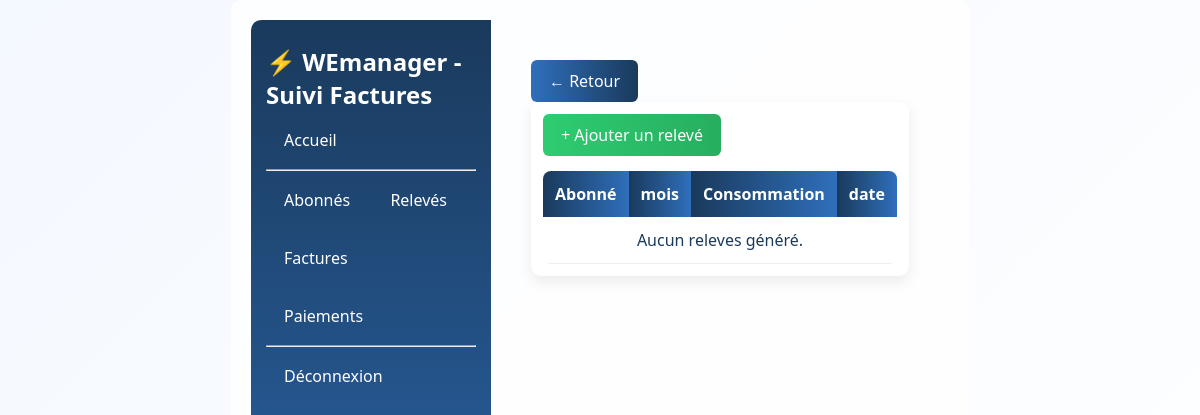
Page /releves/ (signed in) on the earlier database version.
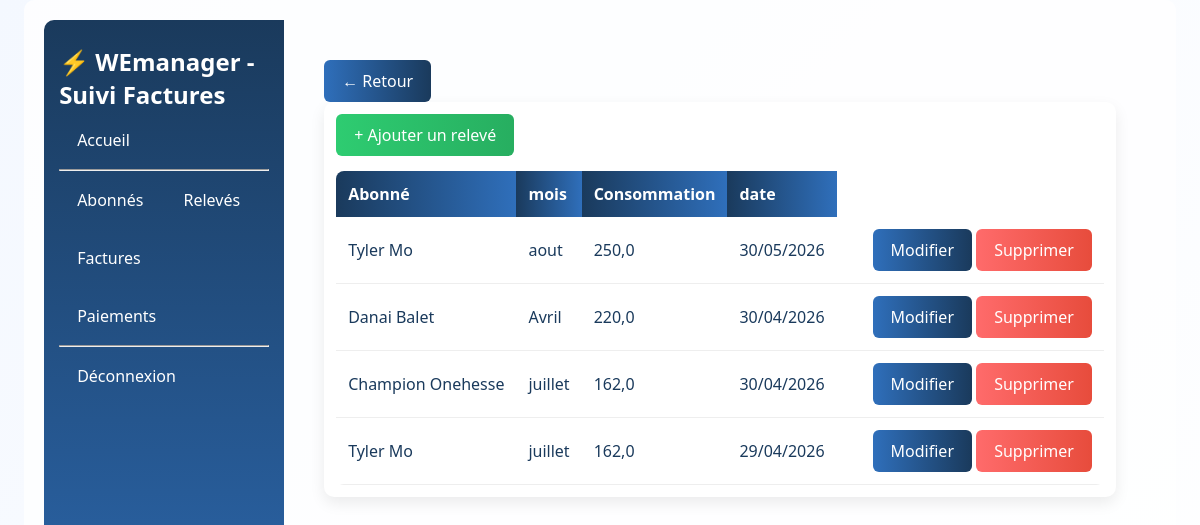
Same page on the later database version.
### WEmanager/models.py (models this page shows, shortened)
class Releve(models.Model):
    abonne = models.ForeignKey(Abonne, on_delete=models.CASCADE)
    mois = models.CharField(max_length=10)
    consommation = models.FloatField()
    date_releve = models.DateField(default=timezone.now)

class Abonne(models.Model):
    nom = models.CharField(max_length=100 )
    telephone = models.CharField(max_length=20, unique=True)
    adresse = models.CharField(max_length=200)
    numero_compteur = models.CharField(max_length=20, unique=True)
    type_abonne = models.CharField(max_length=100)

### WEmanager/views.py (the view)
# urls.py: path('releves/', views.liste_releves, name='releves'),
@login_required
def liste_releves(request):
    releves = Releve.objects.all().select_related('abonne').order_by('-date_releve')
    return render(request, 'releves.html', {'releves': releves})

### WEmanager/templates/releves.html (shortened to what this page needs)
<!DOCTYPE html>
<html lang="fr">
<head>
    {% load static %}
    <link rel="stylesheet" href="{% static 'css/WEmanagerstyle.css' %}">
</head>
<body>
    <div class="contain">
        <nav class="navbar">
            <div class="menu">
            {% if user.is_authenticated %}
                <div class="logo"><h2 style="color: white;">⚡ WEmanager - Suivi Factures</h2></div>
                <a href="{% url 'home' %}">Accueil</a>
            <hr>
                <a href="{%url 'abonnes' %}">Abonnés</a>
                <a href="{%url 'releves' %}">Relevés</a>
                <a href="{%url 'factures' %}">Factures</a>
                <a href="{%url 'paiement' %}">Paiements</a>
                <hr>
                <a href="{% url 'logout' %}">Déconnexion</a>
                {% else %}
                <div class="logo"><h2 style="color: white;">⚡ WEmanager - Suivi Factures</h2></div>
                <a href="{% url 'home' %}">Accueil</a>
            <hr>
                <a href="{% url 'login' %}">Connexion</a>
                <a href="{% url 'signup' %}">Inscription</a>
            {% endif %}
            </div>
        </nav>
    <div class="container">
        <a href="{% url 'home' %}" class="btn btn-primary">← Retour</a>
        <div class="card">
            <table>
                <thead>
                    <tr>
                        <th>Abonné</th>
                        <th>mois</th>
                        <th>Consommation</th>
                        <th>date</th>
                    </tr>
                </thead>
                <tbody>
                    {% for r in releves %}
                    <tr>
                        <td>{{ r.abonne.nom }}</td>
                        <td>{{ r.mois }}</td>
                        <td>{{ r.consommation }}</td>
                        <td>{{ r.date_releve|date:"d/m/Y" }}</td>
                        <td>
                        </td>
                         <td>
                            <a href="{% url 'modifier_releve' r.pk %}" class="btn btn-primary">Modifier</a>
                            <a href="{% url 'supprimer_releve' r.pk %}" class="btn btn-danger" onclick="return confirm('Supprimer ?')">Supprimer</a>
                        </td>
                    </tr>
                    {% empty %}
                    <tr><td colspan="5" style="text-align:center;">Aucun releves généré.</td></tr>
                    {% endfor %}
                    <a href="{% url 'ajouter_releve' %}" class="btn btn-success">+ Ajouter un relevé</a>
                </tbody>
            </table>
        </div>
    </div>
</body>
</html>

### WEmanager/static/css/WEmanagerstyle.css (style rules this page uses)
:root { --primary: #1a3a5c; --secondary: #2f6fbb; --accent: #4aa3ff; --success: #27ae60; --danger: #e74c3c; --light: #f4f8ff; --white: #ffffff; }
* { margin: 0; padding: 0; box-sizing: border-box; }
body { font-family: 'Segoe UI', sans-serif; display: flex; min-height: 100vh; background: linear-gradient(135deg, var(--light), var(--white)); color: var(--primary); justify-content: center; }
.navbar { width: 240px; height: 100%; padding: 25px 15px; background: linear-gradient(180deg, var(--primary), var(--secondary)); display: flex; flex-direction: column; border-radius: 10px 0 0 10px; }
.navbar .menu a { gap: 5px; color: white; text-decoration: none; padding: 12px; margin: 6px ; display: inline-block; border-radius: 6px; transition: 0.3s; font-weight: 500; }
.contain { max-width: 1200px; padding: 20px; background: rgba(255,255,255,0.8); border-radius: 10px; display: flex; }
.container { flex: 1; padding: 40px; width: auto; }
.card { background: var(--white); border-radius: 10px; box-shadow: 0 6px 15px rgba(0,0,0,0.08); padding: 12px; margin-bottom: 15px; }
table { width: 100%; border-collapse: collapse; margin-top: 15px; background: white; border-radius: 8px; overflow: hidden; }
th { background: linear-gradient(90deg, var(--primary), var(--secondary)); color: white; text-align: left; padding: 12px; }
td { padding: 12px; border-bottom: 1px solid #eee; }
button, .btn { padding: 10px 18px; border-radius: 6px; border: none; text-decoration: none; color: white; cursor: pointer; transition: 0.3s; display: inline-block; }
.btn-primary { background: linear-gradient(90deg, var(--secondary), var(--primary)); }
.btn-success { background: linear-gradient(90deg, #2ecc71, #27ae60); }
.btn-danger { background: linear-gradient(90deg, #ff6b6b, #e74c3c); }
a { color: var(--secondary); }

Differences in the rows shown:
added Releve: abonne.nom "Tyler Mo", mois "aout", consommation "250,0", date_releve "30/05/2026"
added Releve: abonne.nom "Danai Balet", mois "Avril", consommation "220,0", date_releve "30/04/2026"
added Releve: abonne.nom "Champion Onehesse", mois "juillet", consommation "162,0", date_releve "30/04/2026"
added Releve: abonne.nom "Tyler Mo", mois "juillet", consommation "162,0", date_releve "29/04/2026"
Other differences:
text no longer shown: "Aucun releves généré."
